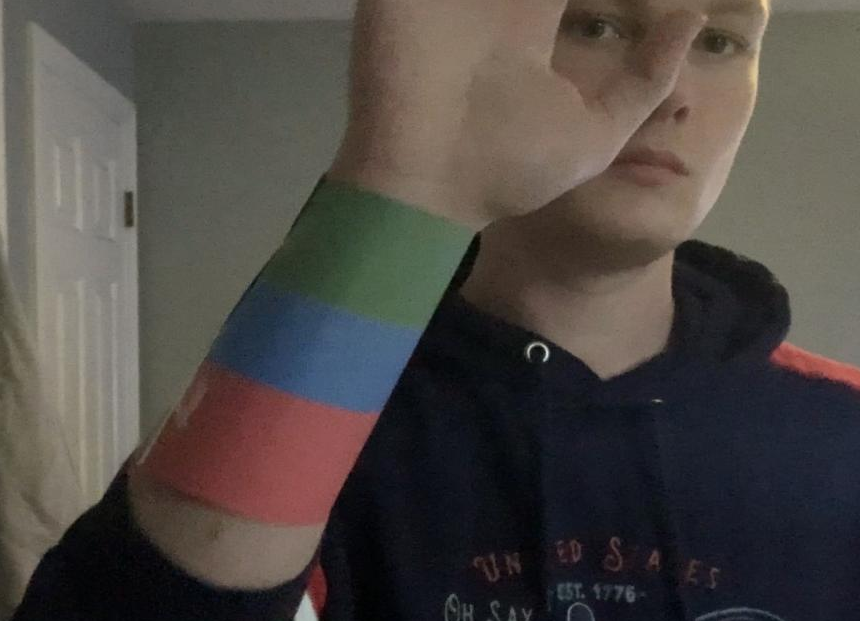
#> input picture frameLook/armc.PNG, 860 x 621 px, found by its file name
$ python imageseg.py
#> lines starting #> are read from the running program, lines starting #| are printed output that depends on the picture; after the words box and inside, x2 and y2 are one past the last pixel; in counts of white or black regions, pixels touching at a corner belong together
### frameLook/getColor.py
import cv2 as cv
import math
import numpy as py

samplepath = './armc.png'
clx=[]
cly=[]
sample = cv.imread(samplepath)
#> sample is the input picture: shape (621, 860, 3); mean B, G, R 67.9, 72, 77.5
height, width, channels = sample.shape
#> height = 621; width = 860; channels = 3
#print("Height Is: "+str(height)+" Width is: "+str(width)+" Channels is: "+str(channels))
#print(sample[0][0])
# [44 lines left out: functions selectSampleRange, formatPair, getSubImage, getSampleImg, not called in this run]

def readImg(path):
    img = cv.imread(path)
    return img
# [4 lines left out: function getDim, not called in this run]
def avgList(list):
    return sum(list)/len(list)
# [75 lines left out: functions avgBGR, avgHSV, makeAvgImg, showImgs, colorGetter, makeMaskLim and 1 more, not called in this run]
# [8 lines of commented-out code are left out]

### frameLook/imageseg.py
import cv2 as cv
import math
import numpy as py
import getColor
#taken from https://github.com/realpython/materials/tree/master/opencv-color-spaces
#
#This file creates three masks, from three color filters of red green and blue and saves them to ./outmasks/...
#
full = cv.imread('./armc.png')
#full = cv.imread('./wholecolors.png')

smallpath = './blue.png'
# [4 lines of commented-out code are left out]
upper_blue = (40,255,255)
lower_blue = (0,75,75)
#upper_blue,lower_blue = getColor.getMaskFromSubImg(full)
print((upper_blue,lower_blue))
upper_green = (80,255,255)
lower_green = (40,50,50)
upper_red = (180,255,255)
lower_red = (90,100,75)

def maskImage(image,lowerbgr,upperbgr):

    hsv_full = cv.cvtColor(image,cv.COLOR_RGB2HSV)
    mask = cv.inRange(hsv_full,lowerbgr,upperbgr)
    result = cv.bitwise_and(image,image,mask=mask)
    return result, mask
def maskSave(image,lowerbgr,upperbgr,filename):
#> called with lowerbgr = (0, 75, 75), upperbgr = (40, 255, 255), filename = 'blue'
    hsv_full = cv.cvtColor(image,cv.COLOR_RGB2HSV)
#> hsv_full: shape (621, 860, 3); mean H, S, V 74.8, 66.8, 82.6
    mask = cv.inRange(hsv_full,lowerbgr,upperbgr)
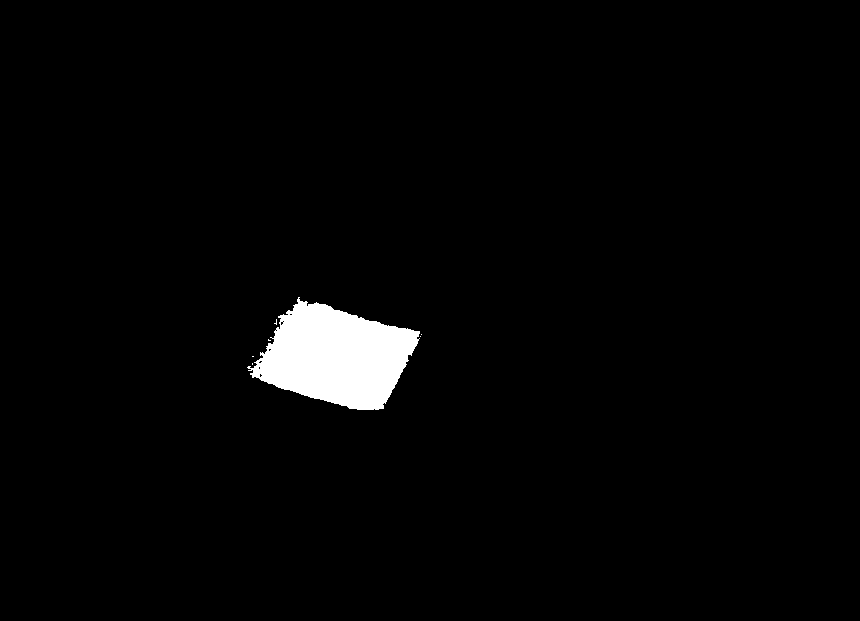
#> mask: shape (621, 860); 2.2% white; 7 white regions (6 under 20 px), largest, box (x1, y1, x2, y2) and area: (247, 297, 420, 410) 11984
    cv.imwrite("./outmasks/"+filename+".jpg",mask)
    return mask
def makeBGRMask(image):
    b_mask = maskSave(full,lower_blue,upper_blue,'blue')
    g_mask = maskSave(full,lower_green,upper_green,'green')
#> call 2 of maskSave, with lowerbgr = (40, 50, 50), upperbgr = (80, 255, 255), filename = 'green'
#> in maskSave (call 2), `mask = cv.inRange(hsv_full,lowerbgr,upperbgr)`:
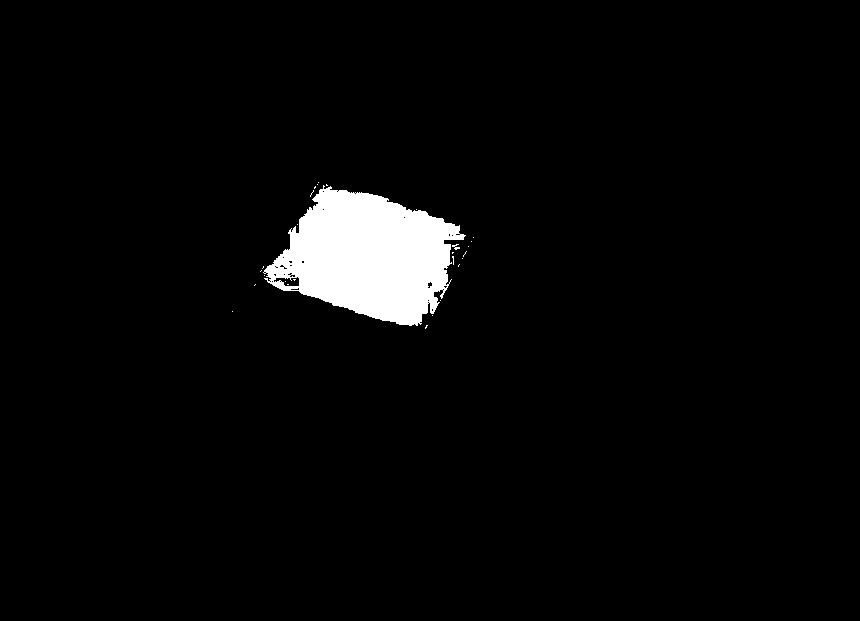
#> mask: shape (621, 860); 3.3% white; 28 white regions (26 under 20 px), largest, box (x1, y1, x2, y2) and area: (263, 185, 466, 326) 17464, (452, 244, 460, 250) 24
    r_mask = maskSave(full,lower_red,upper_red,'red')
#> call 3 of maskSave, with lowerbgr = (90, 100, 75), upperbgr = (180, 255, 255), filename = 'red'
#> in maskSave (call 3), `mask = cv.inRange(hsv_full,lowerbgr,upperbgr)`:
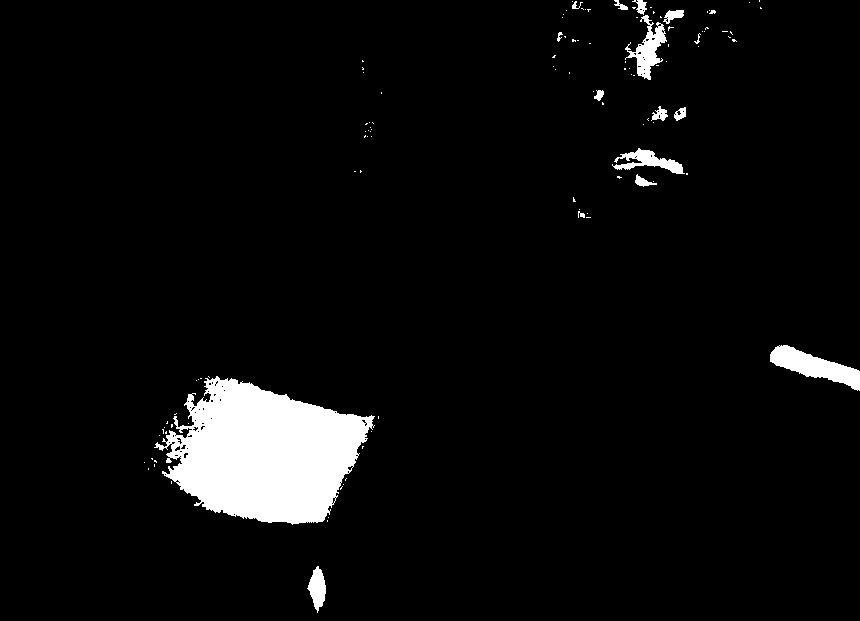
#> mask: shape (621, 860); 4.9% white; 114 white regions (97 under 20 px), largest, box (x1, y1, x2, y2) and area: (154, 376, 375, 525) 20685, (770, 345, 860, 391) 1805, (625, 15, 667, 80) 1036
    return b_mask,g_mask,r_mask
#cv.namedWindow('result',cv.WINDOW_KEEPRATIO)
b,g,r=makeBGRMask(full)
cv.imshow('blue_result',b)
cv.imshow('green_result',g)
cv.imshow('red_result',r)
finalout = cv.add(b,g)
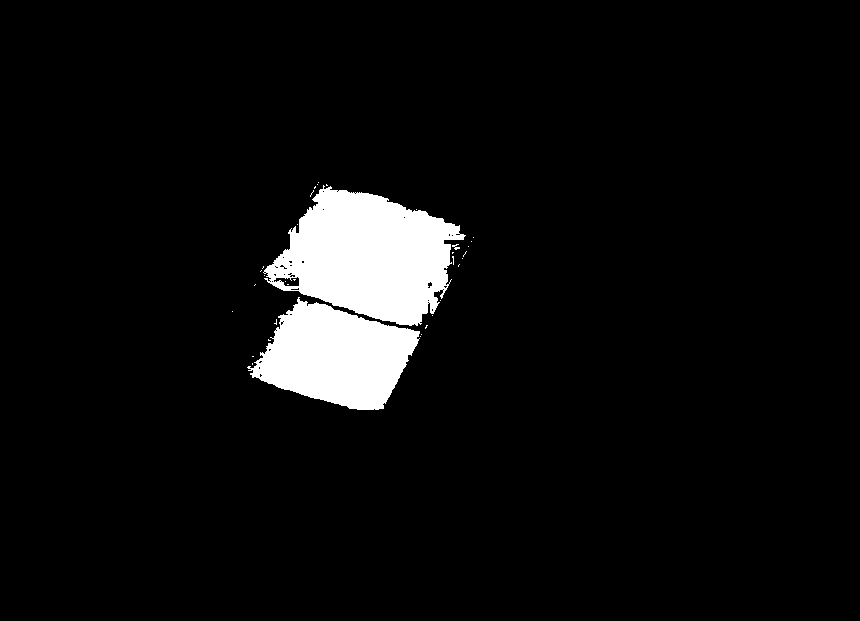
#> finalout: shape (621, 860); 5.5% white; 35 white regions (32 under 20 px), largest, box (x1, y1, x2, y2) and area: (263, 185, 466, 326) 17464, (247, 297, 420, 410) 11984, (452, 244, 460, 250) 24
finalout = cv.add(finalout,r)
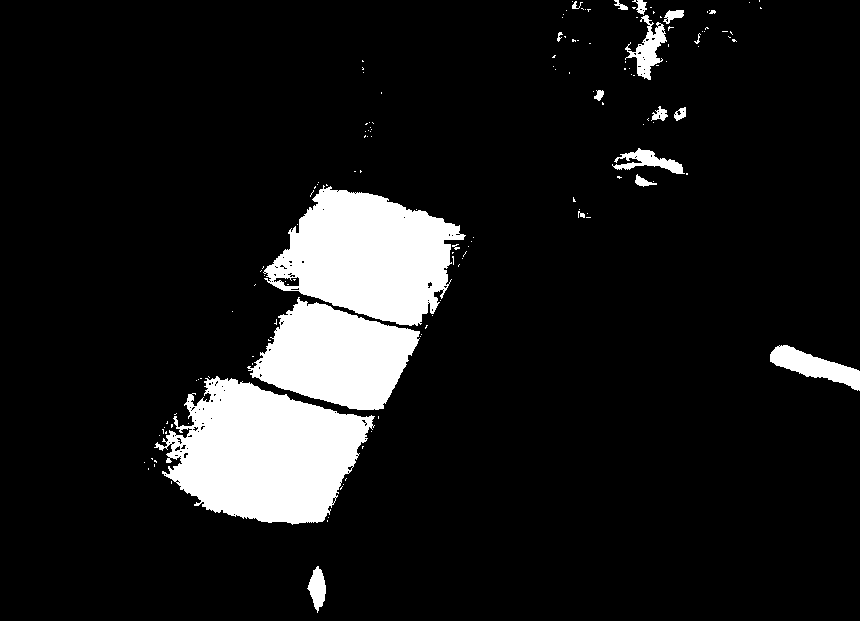
#> finalout: shape (621, 860); 10.4% white; 149 white regions (129 under 20 px), largest, box (x1, y1, x2, y2) and area: (154, 376, 375, 525) 20685, (263, 185, 466, 326) 17464, (247, 297, 420, 410) 11984
cv.imshow('FinalOut',finalout)
#cv.resizeWindow('result',76,173)
cv.waitKey(0)

$ run again, with frameLook/armf.PNG copied over frameLook/armc.PNG
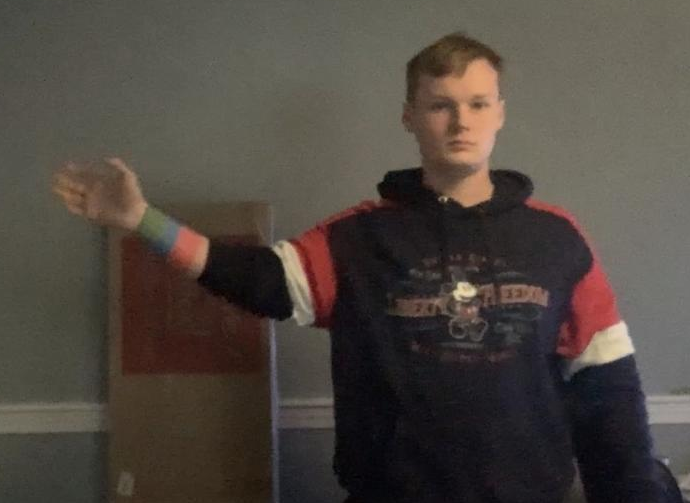
#> input picture frameLook/armf.PNG, 690 x 503 px, found by its file name
#> sample is the input picture: shape (503, 690, 3); mean B, G, R 63.2, 70.2, 77.8
#> hsv_full: shape (503, 690, 3); mean H, S, V 104.1, 55.3, 78.6
#> mask: shape (503, 690); every value is 0
#> in maskSave (call 2), `mask = cv.inRange(hsv_full,lowerbgr,upperbgr)`:
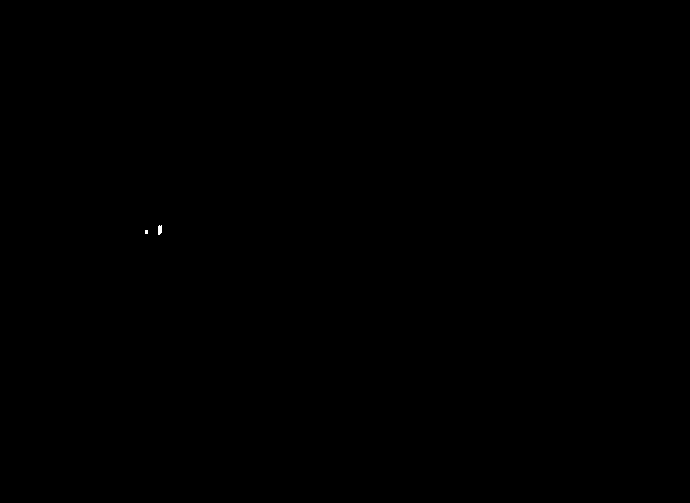
#> mask: shape (503, 690); 0.01% white; 2 white regions (1 under 20 px), largest, box (x1, y1, x2, y2) and area: (158, 225, 162, 235) 35
#> in maskSave (call 3), `mask = cv.inRange(hsv_full,lowerbgr,upperbgr)`:
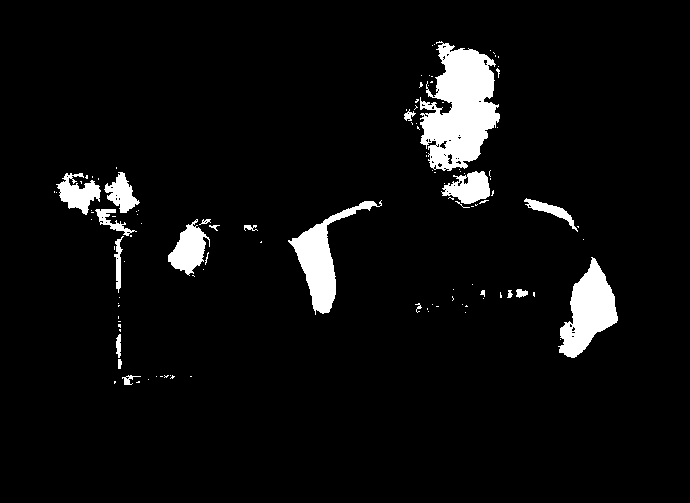
#> mask: shape (503, 690); 5.3% white; 113 white regions (92 under 20 px), largest, box (x1, y1, x2, y2) and area: (420, 41, 500, 171) 6574, (558, 257, 618, 358) 3145, (288, 200, 382, 315) 2828
